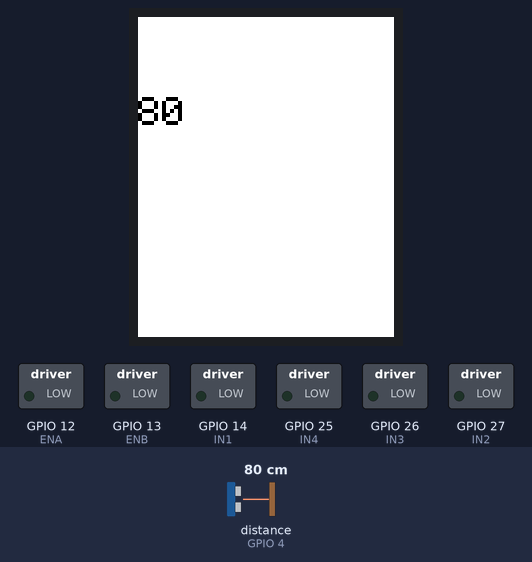
Bench run of a sketch on a simulated ESP32. Shown: 128×160 colour display, switched loads named in the sketch (green lamp = pin HIGH). Wiring (inferred from the names in the program): ultrasonic range finder: trigger GPIO 5; echo GPIO 4. The test bench sets the inputs (shaded band); at power-on: distance to the obstacle (sensor on GPIO 4) 80 cm. The echo pulse lasts 58.3 µs per cm; pins used as bus, display or sensor lines are not drawn; what the sketch prints to the serial monitor is not drawn.

Above: at 1.3 s.
1.4 s: distance to the obstacle (sensor on GPIO 4) set to 8 cm
At 2.3 s:
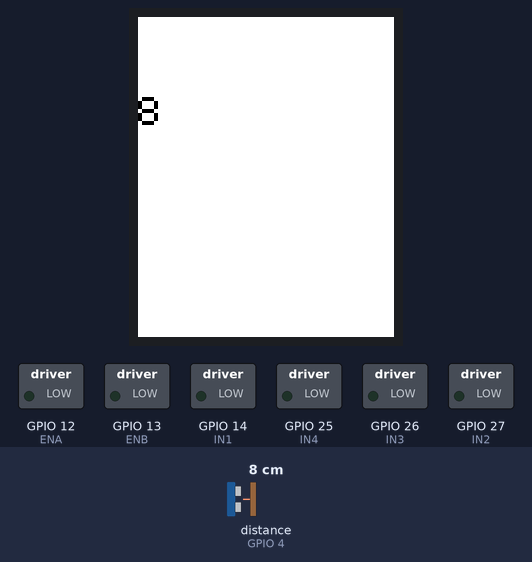
4.4 s: distance to the obstacle (sensor on GPIO 4) set to 5 cm
At 5.4 s:
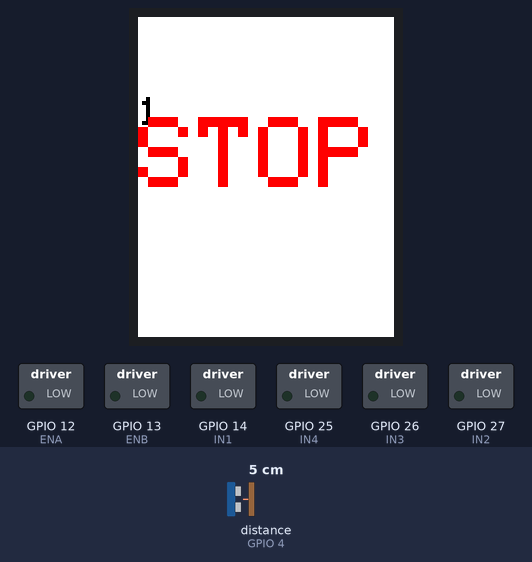
7.9 s: distance to the obstacle (sensor on GPIO 4) set to 4 cm
At 11.3 s:
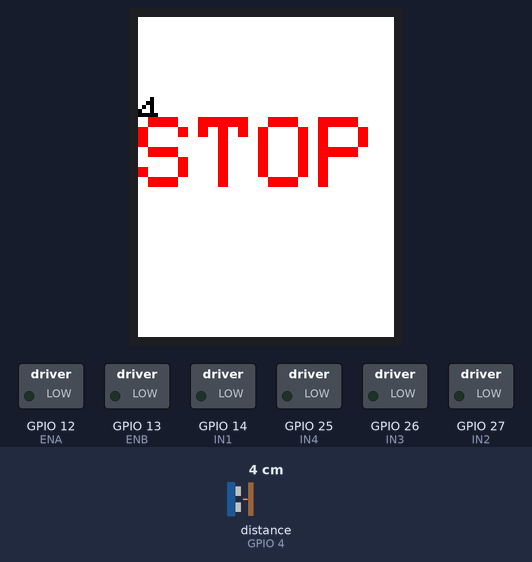
Timing chart, 0 to 11.9 s (numbered marks = the images above; inputs shaded):
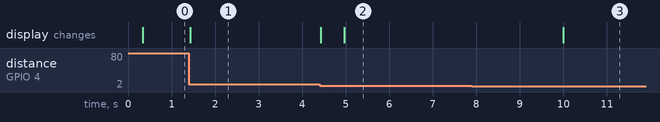

The sketch:

bot_receiver.ino
```cpp
#include <WiFi.h>
#include <esp_now.h>

// Define a structure to hold IMU (Inertial Measurement Unit) data
typedef struct {
  float gx, gy, gz;
} IMUData;

IMUData myMessage; // Create a variable to store received IMU data
int cmd = 0;       // Initialize motor control command variable
int spd = 0;       // Initialize motor speed variable

// Function to handle received data from another device
void onDataReceiver(const uint8_t* mac, const uint8_t* incomingData, int len) {
  Serial.println("Message received.");
  // Copy the received data into the myMessage variable
  memcpy(&myMessage, incomingData, sizeof(myMessage));

  // Display received data
  Serial.println("=== Data ===");
  Serial.print("Mac address: ");
  for (int i = 0; i < 6; i++) {
    Serial.print(mac[i], HEX);  // Display MAC address
    if (i < 5) Serial.print(":");
  }
  Serial.println();
  Serial.print("gx: ");
  Serial.print(myMessage.gx);    // Display x-axis gyro value
  Serial.print(", gy: ");
  Serial.print(myMessage.gy);    // Display y-axis gyro value
  Serial.print(", gz: ");
  Serial.println(myMessage.gz);   // Display z-axis gyro value
}
int trigPin = 5;    // Trigger
int echoPin = 4;    // Echo
long duration, cm;

//some experiments for the cheap 1.8 tft display working with the ESP32

#include <Adafruit_GFX.h>    // Core graphics library
#include <Adafruit_ST7735.h> // Hardware-specific library for ST7735
#include <SPI.h>

//Pin for ESP32
  #define TFT_CS         19  //case select connect to pin 5
  #define TFT_RST        15 //reset connect to pin 15
  #define TFT_DC         21 //AO connect to pin 32  (not sure that this is really used)  try pin 25
  #define TFT_MOSI       23 //Data = SDA connect to pin 23
  #define TFT_SCLK       18 //Clock = SCK connect to pin 18

// For ST7735-based displays, we will use this call
Adafruit_ST7735 tft = Adafruit_ST7735(TFT_CS, TFT_DC, TFT_MOSI, TFT_SCLK, TFT_RST);

//powering the tft display...

//GND is GND  that is the easy one
//LED pin on TFT will control brightness.  Using DAC on the ESP32 can control brightness by connecting
//to this pin.  See code below.  If this pin is high, VCC on the TFT does not need to be connected, but
//things seem to work better when it is connected.  VCC can go to either the 3.3 volt or the 5 volt (Vin)
//of the ESP32.  There does not appear to be any appreciable brightness difference when 5v is used instead of 3.3
//But the screen is brightest when 3.3 volts for VCC and 5volts for LED.


// Function to update motor control based on received IMU data
void updateMotorControl() {
  float gx = myMessage.gx;
  float gy = myMessage.gy;
  float gz = myMessage.gz;

  // Motor control logic based on IMU data
  if ((gz != 0) && (gx != 0) && (abs(gy) < 2)) {
    spd = constrain(abs(map((atan2(gx, gz) * 180 / PI), 0, 90, 0, 255)), 0, 255);
    cmd = (gx > 0) ? 1 : 2; // Forward or backward
  } else if ((gz != 0) && (gy != 0) && (abs(gx) < 2)) {
    spd = constrain(abs(map((atan2(gy, gz) * 180 / PI), 0, 90, 0, 255)), 0, 255);
    cmd = (gy > 0) ? 3 : 4; // Right or left
  } else {
    cmd = 0; // Stop
    spd = 0;
  }

  // Adjust motor speed thresholds
  if (spd > 60 && spd < 150) {
    spd = 150;
  }
  if (spd > 150 && spd < 255) {
    spd = 255;
  }

  // Display motor control information
  Serial.print("cmd: ");
  Serial.print(cmd);   // Display motor command
  Serial.print(", speed: ");
  Serial.println(spd); // Display motor speed
}

// Pin assignments for motor control
// These pins are the Enable pins of the L298N motor driver which connects to esp32 gpio pins to implement the PWM function

const int ENA = 12;  // choose the GPIO pin of esp32;
const int ENB = 13;  // choose the GPIO pin of esp32;

// These pins are the input pins of l298N on the left side
const int IN1 = 14;  // Choose your GPIO pin of esp32 for the input 1
const int IN2 = 27;  // Choose your GPIO pin of esp32 for the input 2

// These pins are the input pins of l298N on the right side
const int IN3 = 26;  // Choose your GPIO pin of esp32 for the input 3
const int IN4 = 25;  // Choose your GPIO pin of esp32 for the input 4

// Setup function
void setup() {
  Serial.begin(115200);
  WiFi.mode(WIFI_STA);

  Serial.println("Setup started");

  // Configure motor control pins as outputs
  pinMode(ENA, OUTPUT);
  pinMode(IN1, OUTPUT);    //fill in the blanks
  pinMode(IN2, OUTPUT);
  pinMode(ENB, OUTPUT);    //fill in the blanks
  pinMode(IN3, OUTPUT);    //fill in the blanks
  pinMode(IN4, OUTPUT);

  Serial.print("Mac Address: ");
  Serial.print(WiFi.macAddress());
  Serial.println(" ESP32 ESP-Now Broadcast");

  // Initialize ESP-NOW communication
  if (esp_now_init() != 0) {
    Serial.println("Problem during ESP-NOW init");
    return;
  }

  // Register the data receiver callback function
  esp_now_register_recv_cb(onDataReceiver);

  //Serial Port begin
  Serial.begin (9600);
  //Define inputs and outputs
  pinMode(trigPin, OUTPUT);
  pinMode(echoPin, INPUT);

  Serial.begin(115200);
  // Use this initializer if using a 1.8" TFT screen:
  tft.initR(INITR_BLACKTAB);      // Init ST7735S chip, black tab

  Serial.println("Initialized");

}//end of void setup
/**
 Possible colors that are predefined...
ST7735_BLACK ST77XX_BLACK
ST7735_WHITE ST77XX_WHITE
ST7735_RED ST77XX_RED
ST7735_GREEN ST77XX_GREEN
ST7735_BLUE ST77XX_BLUE
ST7735_CYAN ST77XX_CYAN
ST7735_MAGENTA ST77XX_MAGENTA
ST7735_YELLOW ST77XX_YELLOW
ST7735_ORANGE ST77XX_ORANGE
*/


// Function to apply motor control based on command and speed
void applyMotorControl() {
  switch (cmd) {

    // You have to develop the logic that, when the IMU is tilted front to go forward, Then the esp32 executes the following commands
    // Refer to get electrified slides for more help
    case 1:  // Forward
      digitalWrite(IN1, HIGH);
      digitalWrite(IN2, LOW);
      digitalWrite(IN3, HIGH);
      digitalWrite(IN4, LOW);
      break;
    case 2:  // Backward
      digitalWrite(IN1, LOW);
      digitalWrite(IN2, HIGH);
      digitalWrite(IN3, LOW);
      digitalWrite(IN4, HIGH);
      break;
    case 3:  // Right
      digitalWrite(IN1, HIGH);
      digitalWrite(IN2, LOW);
      digitalWrite(IN3, LOW);
      digitalWrite(IN4, HIGH);
      break;
    case 4:  // Left
      digitalWrite(IN1, LOW);
      digitalWrite(IN2, HIGH);
      digitalWrite(IN3, HIGH);
      digitalWrite(IN4, LOW);
      break;
    default:  // Stop
      digitalWrite(IN1, LOW);
      digitalWrite(IN2, LOW);
      digitalWrite(IN3, LOW);
      digitalWrite(IN4, LOW);
      spd = 0;
      break;
    if(cm<5){
      digitalWrite(IN1, LOW);
      digitalWrite(IN2, LOW);
      digitalWrite(IN3, LOW);
      digitalWrite(IN4, LOW);
      delay(5000);
    }
  }

  // Apply the calculated motor speed to both motors
  // fill in the blanks to finalize the code
  analogWrite(ENA, spd);
  analogWrite(ENB, spd);
}

// Main loop
void loop() {

  // Delay to control loop speed
  // The sensor is triggered by a HIGH pulse of 10 or more microseconds.
  // Give a short LOW pulse beforehand to ensure a clean HIGH pulse:
  digitalWrite(trigPin, LOW);
  delayMicroseconds(5);
  digitalWrite(trigPin, HIGH);
  delayMicroseconds(10);
  digitalWrite(trigPin, LOW);

  // Read the signal from the sensor: a HIGH pulse whose
  // duration is the time (in microseconds) from the sending
  // of the ping to the reception of its echo off of an object.
  pinMode(echoPin, INPUT);
  duration = pulseIn(echoPin, HIGH);

  // Convert the time into a distance
  cm = (duration/2) / 29.1;     // Divide by 29.1 or multiply by 0.0343

  Serial.print(cm);
  Serial.print("cm");
  Serial.println();

  // Continuously update and apply motor control
  updateMotorControl();
  applyMotorControl();
tft.fillScreen(ST77XX_WHITE);
tft.setCursor(0, 40);
tft.setTextColor(ST7735_BLACK);
tft.setTextSize(2);
tft.print(cm);
if(cm<5){
  tft.setCursor(0, 50);
  tft.setTextColor(ST7735_RED);
  tft.setTextSize(5);
  tft.print("STOP");
  delay(5000);
}
}
```

Measured:
- the behaviour switches between 7 and 6 cm on distance to the obstacle (sensor on GPIO 4) (found by bisection; images 1 and 2)
- after the input at 1.4 s, the display: changes at once (image 1)
- after the input at 4.4 s, the display: first changes at once (image 2 shows a later state)
- after the input at 7.9 s, the display: changes after 2.1 s (image 3)
